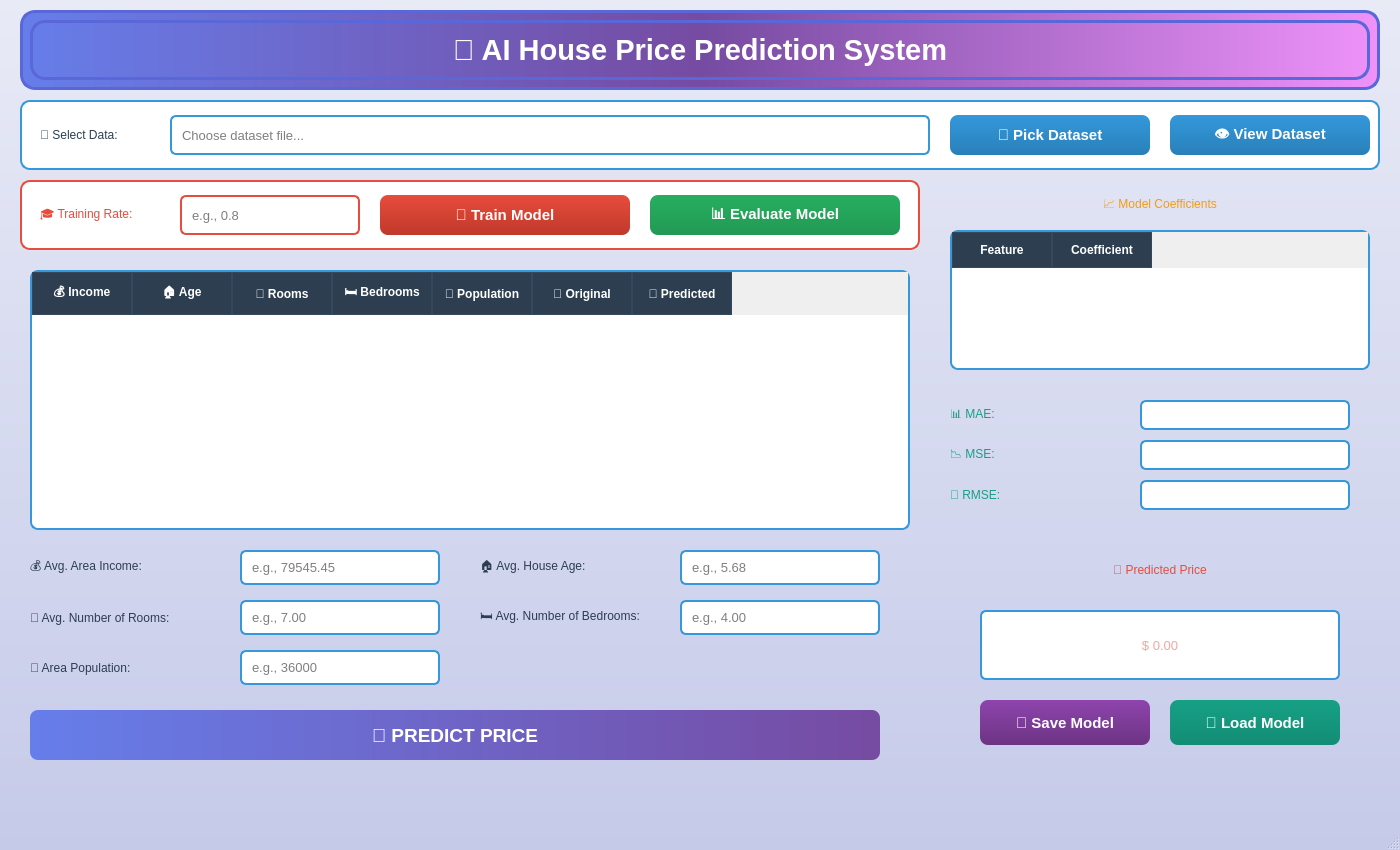
<?xml version="1.0" encoding="UTF-8"?>
<ui version="4.0">
 <class>MainWindow</class>
 <widget class="QMainWindow" name="MainWindow">
  <property name="geometry">
   <rect>
    <x>0</x>
    <y>0</y>
    <width>1400</width>
    <height>850</height>
   </rect>
  </property>
  <property name="windowTitle">
   <string>AI House Price Prediction System</string>
  </property>
  <property name="styleSheet">
   <string notr="true">QMainWindow {
    background: qlineargradient(x1:0, y1:0, x2:0, y2:1, stop:0 #e8eaf6, stop:1 #c5cae9);
}
QPushButton {
    background: qlineargradient(x1:0, y1:0, x2:0, y2:1, stop:0 #3498db, stop:1 #2980b9);
    color: white;
    border: none;
    border-radius: 8px;
    padding: 10px;
    font-size: 11pt;
    font-weight: bold;
}
QPushButton:hover {
    background: qlineargradient(x1:0, y1:0, x2:0, y2:1, stop:0 #2980b9, stop:1 #1f6ba8);
}
QPushButton:pressed {
    background: #1a5490;
}
QLineEdit {
    background-color: white;
    border: 2px solid #3498db;
    border-radius: 6px;
    padding: 8px;
    font-size: 10pt;
}
QLineEdit:focus {
    border: 2px solid #2980b9;
    background-color: #f0f8ff;
}
QTableWidget {
    background-color: white;
    border: 2px solid #3498db;
    border-radius: 8px;
    gridline-color: #bdc3c7;
}
QTableWidget::item:selected {
    background-color: #3498db;
    color: white;
}
QHeaderView::section {
    background-color: #2c3e50;
    color: white;
    padding: 8px;
    border: 1px solid #34495e;
    font-weight: bold;
}
QLabel {
    color: #2c3e50;
}</string>
  </property>
  <widget class="QWidget" name="centralwidget">
   <widget class="QFrame" name="frame_Header">
    <property name="geometry">
     <rect>
      <x>20</x>
      <y>10</y>
      <width>1360</width>
      <height>80</height>
     </rect>
    </property>
    <property name="styleSheet">
     <string notr="true">QFrame {
    background: qlineargradient(x1:0, y1:0, x2:1, y2:0, stop:0 #667eea, stop:0.5 #764ba2, stop:1 #f093fb);
    border-radius: 15px;
    border: 3px solid #5a67d8;
}</string>
    </property>
    <widget class="QLabel" name="label">
     <property name="geometry">
      <rect>
       <x>10</x>
       <y>10</y>
       <width>1340</width>
       <height>60</height>
      </rect>
     </property>
     <property name="font">
      <font>
       <family>Segoe UI</family>
       <pointsize>22</pointsize>
       <weight>75</weight>
       <bold>true</bold>
      </font>
     </property>
     <property name="styleSheet">
      <string notr="true">color: white;
background: transparent;
font-size: 22pt;
font-weight: bold;</string>
     </property>
     <property name="text">
      <string>🏡 AI House Price Prediction System</string>
     </property>
     <property name="alignment">
      <set>Qt::AlignCenter</set>
     </property>
    </widget>
   </widget>
   <widget class="QFrame" name="frame_DataSelection">
    <property name="geometry">
     <rect>
      <x>20</x>
      <y>100</y>
      <width>1360</width>
      <height>70</height>
     </rect>
    </property>
    <property name="styleSheet">
     <string notr="true">QFrame {
    background-color: white;
    border-radius: 10px;
    border: 2px solid #3498db;
}</string>
    </property>
    <widget class="QLabel" name="label_2">
     <property name="geometry">
      <rect>
       <x>20</x>
       <y>15</y>
       <width>120</width>
       <height>40</height>
      </rect>
     </property>
     <property name="styleSheet">
      <string notr="true">font: bold 11pt &quot;Segoe UI&quot;;
color: #2c3e50;
background: transparent;
border: none;</string>
     </property>
     <property name="text">
      <string>📁 Select Data:</string>
     </property>
    </widget>
    <widget class="QLineEdit" name="lineEdit_Select">
     <property name="geometry">
      <rect>
       <x>150</x>
       <y>15</y>
       <width>760</width>
       <height>40</height>
      </rect>
     </property>
     <property name="styleSheet">
      <string notr="true">font: 10pt &quot;Segoe UI&quot;;</string>
     </property>
     <property name="placeholderText">
      <string>Choose dataset file...</string>
     </property>
    </widget>
    <widget class="QPushButton" name="pushButton_PickData">
     <property name="geometry">
      <rect>
       <x>930</x>
       <y>15</y>
       <width>200</width>
       <height>40</height>
      </rect>
     </property>
     <property name="text">
      <string>📂 Pick Dataset</string>
     </property>
    </widget>
    <widget class="QPushButton" name="pushButton_ViewData">
     <property name="geometry">
      <rect>
       <x>1150</x>
       <y>15</y>
       <width>200</width>
       <height>40</height>
      </rect>
     </property>
     <property name="text">
      <string>👁️ View Dataset</string>
     </property>
    </widget>
   </widget>
   <widget class="QFrame" name="frame_Training">
    <property name="geometry">
     <rect>
      <x>20</x>
      <y>180</y>
      <width>900</width>
      <height>70</height>
     </rect>
    </property>
    <property name="styleSheet">
     <string notr="true">QFrame {
    background-color: white;
    border-radius: 10px;
    border: 2px solid #e74c3c;
}</string>
    </property>
    <widget class="QLabel" name="label_12">
     <property name="geometry">
      <rect>
       <x>20</x>
       <y>15</y>
       <width>130</width>
       <height>40</height>
      </rect>
     </property>
     <property name="styleSheet">
      <string notr="true">font: bold 10pt &quot;Segoe UI&quot;;
color: #e74c3c;
background: transparent;
border: none;</string>
     </property>
     <property name="text">
      <string>🎓 Training Rate:</string>
     </property>
    </widget>
    <widget class="QLineEdit" name="lineEdit_TrainingRate">
     <property name="geometry">
      <rect>
       <x>160</x>
       <y>15</y>
       <width>180</width>
       <height>40</height>
      </rect>
     </property>
     <property name="styleSheet">
      <string notr="true">font: 10pt &quot;Segoe UI&quot;;
border: 2px solid #e74c3c;</string>
     </property>
     <property name="placeholderText">
      <string>e.g., 0.8</string>
     </property>
    </widget>
    <widget class="QPushButton" name="pushButton_TrainModel">
     <property name="geometry">
      <rect>
       <x>360</x>
       <y>15</y>
       <width>250</width>
       <height>40</height>
      </rect>
     </property>
     <property name="styleSheet">
      <string notr="true">background: qlineargradient(x1:0, y1:0, x2:0, y2:1, stop:0 #e74c3c, stop:1 #c0392b);</string>
     </property>
     <property name="text">
      <string>🚀 Train Model</string>
     </property>
    </widget>
    <widget class="QPushButton" name="pushButton_EvaluateModel">
     <property name="geometry">
      <rect>
       <x>630</x>
       <y>15</y>
       <width>250</width>
       <height>40</height>
      </rect>
     </property>
     <property name="styleSheet">
      <string notr="true">background: qlineargradient(x1:0, y1:0, x2:0, y2:1, stop:0 #27ae60, stop:1 #229954);</string>
     </property>
     <property name="text">
      <string>📊 Evaluate Model</string>
     </property>
    </widget>
   </widget>
   
   <widget class="QTableWidget" name="tableWidget_Data">
    <property name="geometry">
     <rect>
      <x>30</x>
      <y>270</y>
      <width>880</width>
      <height>260</height>
     </rect>
    </property>
    <property name="alternatingRowColors">
     <bool>true</bool>
    </property>
    <column>
     <property name="text">
      <string>💰 Income</string>
     </property>
    </column>
    <column>
     <property name="text">
      <string>🏠 Age</string>
     </property>
    </column>
    <column>
     <property name="text">
      <string>🚪 Rooms</string>
     </property>
    </column>
    <column>
     <property name="text">
      <string>🛏️ Bedrooms</string>
     </property>
    </column>
    <column>
     <property name="text">
      <string>👥 Population</string>
     </property>
    </column>
    <column>
     <property name="text">
      <string>💵 Original</string>
     </property>
    </column>
    <column>
     <property name="text">
      <string>🎯 Predicted</string>
     </property>
    </column>
   </widget>
   
   <widget class="QTableWidget" name="tableWidget_Coeff">
    <property name="geometry">
     <rect>
      <x>950</x>
      <y>230</y>
      <width>420</width>
      <height>140</height>
     </rect>
    </property>
    <property name="alternatingRowColors">
     <bool>true</bool>
    </property>
    <column>
     <property name="text">
      <string>Feature</string>
     </property>
    </column>
    <column>
     <property name="text">
      <string>Coefficient</string>
     </property>
    </column>
   </widget>
   
   <widget class="QLabel" name="label_3">
    <property name="geometry">
     <rect>
      <x>950</x>
      <y>185</y>
      <width>420</width>
      <height>40</height>
     </rect>
    </property>
    <property name="styleSheet">
     <string notr="true">font: bold 12pt &quot;Segoe UI&quot;;
color: #f39c12;</string>
    </property>
    <property name="text">
     <string>📈 Model Coefficients</string>
    </property>
    <property name="alignment">
     <set>Qt::AlignmentFlag::AlignCenter</set>
    </property>
   </widget>
   
   <widget class="QLabel" name="label_4">
    <property name="geometry">
     <rect>
      <x>950</x>
      <y>400</y>
      <width>180</width>
      <height>30</height>
     </rect>
    </property>
    <property name="styleSheet">
     <string notr="true">font: bold 10pt &quot;Segoe UI&quot;;
color: #16a085;</string>
    </property>
    <property name="text">
     <string>📊 MAE:</string>
    </property>
   </widget>
   
   <widget class="QLabel" name="label_5">
    <property name="geometry">
     <rect>
      <x>950</x>
      <y>440</y>
      <width>180</width>
      <height>30</height>
     </rect>
    </property>
    <property name="styleSheet">
     <string notr="true">font: bold 10pt &quot;Segoe UI&quot;;
color: #16a085;</string>
    </property>
    <property name="text">
     <string>📉 MSE:</string>
    </property>
   </widget>
   
   <widget class="QLabel" name="label_6">
    <property name="geometry">
     <rect>
      <x>950</x>
      <y>480</y>
      <width>180</width>
      <height>30</height>
     </rect>
    </property>
    <property name="styleSheet">
     <string notr="true">font: bold 10pt &quot;Segoe UI&quot;;
color: #16a085;</string>
    </property>
    <property name="text">
     <string>📐 RMSE:</string>
    </property>
   </widget>
   
   <widget class="QLineEdit" name="lineEdit_MAE">
    <property name="geometry">
     <rect>
      <x>1140</x>
      <y>400</y>
      <width>210</width>
      <height>30</height>
     </rect>
    </property>
    <property name="readOnly">
     <bool>true</bool>
    </property>
   </widget>
   
   <widget class="QLineEdit" name="lineEdit_MSE">
    <property name="geometry">
     <rect>
      <x>1140</x>
      <y>440</y>
      <width>210</width>
      <height>30</height>
     </rect>
    </property>
    <property name="readOnly">
     <bool>true</bool>
    </property>
   </widget>
   
   <widget class="QLineEdit" name="lineEdit_RMSE">
    <property name="geometry">
     <rect>
      <x>1140</x>
      <y>480</y>
      <width>210</width>
      <height>30</height>
     </rect>
    </property>
    <property name="readOnly">
     <bool>true</bool>
    </property>
   </widget>
   
   <widget class="QLabel" name="label_7">
    <property name="geometry">
     <rect>
      <x>30</x>
      <y>550</y>
      <width>200</width>
      <height>35</height>
     </rect>
    </property>
    <property name="text">
     <string>💰 Avg. Area Income:</string>
    </property>
   </widget>
   
   <widget class="QLineEdit" name="lineEdit_Income">
    <property name="geometry">
     <rect>
      <x>240</x>
      <y>550</y>
      <width>200</width>
      <height>35</height>
     </rect>
    </property>
    <property name="placeholderText">
     <string>e.g., 79545.45</string>
    </property>
   </widget>
   
   <widget class="QLabel" name="label_8">
    <property name="geometry">
     <rect>
      <x>480</x>
      <y>550</y>
      <width>200</width>
      <height>35</height>
     </rect>
    </property>
    <property name="text">
     <string>🏠 Avg. House Age:</string>
    </property>
   </widget>
   
   <widget class="QLineEdit" name="lineEdit_HouseAge">
    <property name="geometry">
     <rect>
      <x>680</x>
      <y>550</y>
      <width>200</width>
      <height>35</height>
     </rect>
    </property>
    <property name="placeholderText">
     <string>e.g., 5.68</string>
    </property>
   </widget>
   
   <widget class="QLabel" name="label_9">
    <property name="geometry">
     <rect>
      <x>30</x>
      <y>600</y>
      <width>200</width>
      <height>35</height>
     </rect>
    </property>
    <property name="text">
     <string>🚪 Avg. Number of Rooms:</string>
    </property>
   </widget>
   
   <widget class="QLineEdit" name="lineEdit_Rooms">
    <property name="geometry">
     <rect>
      <x>240</x>
      <y>600</y>
      <width>200</width>
      <height>35</height>
     </rect>
    </property>
    <property name="placeholderText">
     <string>e.g., 7.00</string>
    </property>
   </widget>
   
   <widget class="QLabel" name="label_10">
    <property name="geometry">
     <rect>
      <x>480</x>
      <y>600</y>
      <width>200</width>
      <height>35</height>
     </rect>
    </property>
    <property name="text">
     <string>🛏️ Avg. Number of Bedrooms:</string>
    </property>
   </widget>
   
   <widget class="QLineEdit" name="lineEdit_Bedrooms">
    <property name="geometry">
     <rect>
      <x>680</x>
      <y>600</y>
      <width>200</width>
      <height>35</height>
     </rect>
    </property>
    <property name="placeholderText">
     <string>e.g., 4.00</string>
    </property>
   </widget>
   
   <widget class="QLabel" name="label_11">
    <property name="geometry">
     <rect>
      <x>30</x>
      <y>650</y>
      <width>200</width>
      <height>35</height>
     </rect>
    </property>
    <property name="text">
     <string>👥 Area Population:</string>
    </property>
   </widget>
   
   <widget class="QLineEdit" name="lineEdit_Population">
    <property name="geometry">
     <rect>
      <x>240</x>
      <y>650</y>
      <width>200</width>
      <height>35</height>
     </rect>
    </property>
    <property name="placeholderText">
     <string>e.g., 36000</string>
    </property>
   </widget>
   
   <widget class="QPushButton" name="pushButton_Predict">
    <property name="geometry">
     <rect>
      <x>30</x>
      <y>710</y>
      <width>850</width>
      <height>50</height>
     </rect>
    </property>
    <property name="styleSheet">
     <string notr="true">background: qlineargradient(x1:0, y1:0, x2:1, y2:0, stop:0 #667eea, stop:1 #764ba2);
font-size: 14pt;</string>
    </property>
    <property name="text">
     <string>🎯 PREDICT PRICE</string>
    </property>
   </widget>
   
   <widget class="QLabel" name="label_13">
    <property name="geometry">
     <rect>
      <x>950</x>
      <y>540</y>
      <width>420</width>
      <height>60</height>
     </rect>
    </property>
    <property name="styleSheet">
     <string notr="true">font: bold 18pt &quot;Segoe UI&quot;;
color: #e74c3c;</string>
    </property>
    <property name="text">
     <string>💎 Predicted Price</string>
    </property>
    <property name="alignment">
     <set>Qt::AlignmentFlag::AlignCenter</set>
    </property>
   </widget>
   
   <widget class="QLineEdit" name="lineEdit_Pred">
    <property name="geometry">
     <rect>
      <x>980</x>
      <y>610</y>
      <width>360</width>
      <height>70</height>
     </rect>
    </property>
    <property name="styleSheet">
     <string notr="true">font: bold 20pt &quot;Segoe UI&quot;;
color: #e74c3c;</string>
    </property>
    <property name="alignment">
     <set>Qt::AlignmentFlag::AlignCenter</set>
    </property>
    <property name="readOnly">
     <bool>true</bool>
    </property>
    <property name="placeholderText">
     <string>$ 0.00</string>
    </property>
   </widget>
   
   <widget class="QPushButton" name="pushButton_SaveModel">
    <property name="geometry">
     <rect>
      <x>980</x>
      <y>700</y>
      <width>170</width>
      <height>45</height>
     </rect>
    </property>
    <property name="styleSheet">
     <string notr="true">background: qlineargradient(x1:0, y1:0, x2:0, y2:1, stop:0 #8e44ad, stop:1 #6c3483);</string>
    </property>
    <property name="text">
     <string>💾 Save Model</string>
    </property>
   </widget>
   
   <widget class="QPushButton" name="pushButton_LoadModel">
    <property name="geometry">
     <rect>
      <x>1170</x>
      <y>700</y>
      <width>170</width>
      <height>45</height>
     </rect>
    </property>
    <property name="styleSheet">
     <string notr="true">background: qlineargradient(x1:0, y1:0, x2:0, y2:1, stop:0 #16a085, stop:1 #138d75);</string>
    </property>
    <property name="text">
     <string>📁 Load Model</string>
    </property>
   </widget>
   
  </widget>
  <widget class="QMenuBar" name="menubar">
   <property name="geometry">
    <rect>
     <x>0</x>
     <y>0</y>
     <width>1400</width>
     <height>27</height>
    </rect>
   </property>
  </widget>
  <widget class="QStatusBar" name="statusbar"/>
 </widget>
 <resources/>
 <connections/>
</ui>
